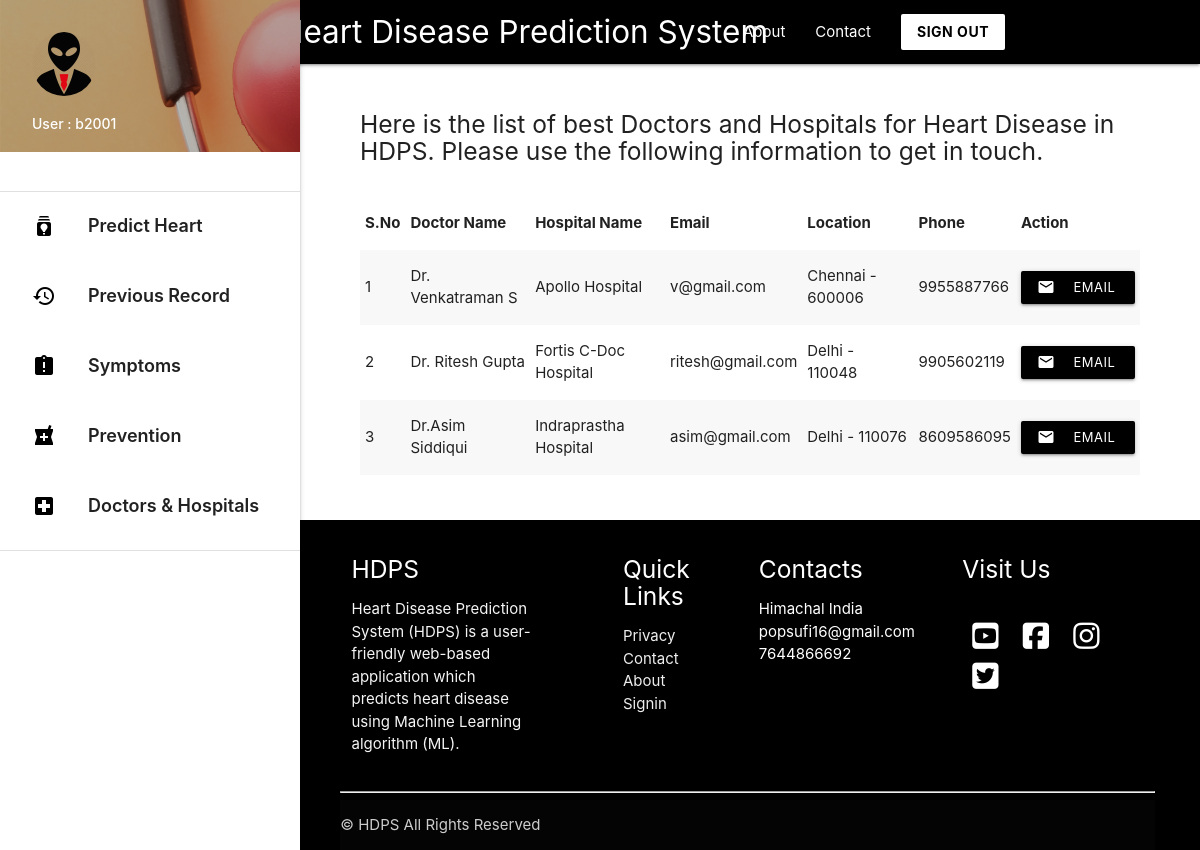
Page /doctorhospital (signed in) on the committed database.
### predictor/models.py (models this page shows)
class DoctorHospital(models.Model):
    doctor_name = models.CharField(max_length=25)
    hospital_name = models.CharField(max_length=25)
    email = models.EmailField()
    phone_no = models.IntegerField()
    Location = models.CharField(max_length=25)

### predictor/views.py (the view)
# urls.py: path('doctorhospital', views.doctorhospital , name='doctorhospital'),
def doctorhospital(request): # Displays list of doctors and hospitals for user
    if request.user.is_authenticated:
        datas = DoctorHospital.objects.all()
        return render(request , 'doctorshospitals.html',{'datas':datas})
    return render('/')

### templates/doctorshospitals.html (shortened to what this page needs)
{% extends 'base_layout2.html' %}
{% block content %}
<div class="con">
  <h5 > Here is the list of best Doctors and Hospitals for Heart Disease in HDPS. Please use the following information to get in touch.  </h5>
<br>
  <table class="striped">
   <thead>
     <tr>
         <th>S.No</th>
         <th>Doctor Name</th>
         <th>Hospital Name</th>
         <th>Email</th>
         <th>Location</th>
         <th>Phone</th>
         <th> Action</th>
     </tr>
   </thead>
   <tbody>
     {% for data in datas %}
     <tr>
       <td>{{ forloop.counter }}</td>
       <td>{{ data.doctor_name }}</td>
       <td>{{ data.hospital_name }}</td>
       <td>{{ data.email }}</td>
       <td>{{ data.Location }}</td>
       <td>{{ data.phone_no }}</td>
       <td>
         <a class="waves-effect waves-light btn-small black" href="https://mail.google.com/mail/?view=cm&fs=1&to={{ data.email }}" target="_blank"><i class="material-icons left">mail</i>Email Now</a>
      </td>
     </tr>
    {% endfor %}
   </tbody>
 </table>
<br> <br>
</div>
{% endblock %}

### templates/base_layout2.html (shortened to what this page needs)
{% load static %}
<!DOCTYPE html>
<html lang="en">
<head>
  <link href="{% static 'css/materialize.css' %}" type="text/css" rel="stylesheet" media="screen,projection"/>
  <link href="{% static 'css/style.css' %}" type="text/css" rel="stylesheet" media="screen,projection"/>
</head>
<body>
        <div class="navbar-fixed">
          <nav class="black">
            <div class="container">
              <div class="nav-wrapper">
                <a href="/" style="padding-left: 100px;"    class="brand-logo ">Heart Disease Prediction System</a>
                <ul class="right hide-on-med-and-down hover_backcolor">
                  <li><a href="{% url 'about' %}">About</a></li>
                  <li><a href="{% url 'contact' %}">Contact</a></li>
                  <a class=" white black-text waves-effect waves-dark btn  modal-trigger" href="/signout"><b>SIGN OUT </b></a>
                </ul>
              </div>
            </div>
          </nav>
        </div>
      <ul id="slide-out" class="sidenav sidenav-fixed">
        <li><div class="user-view">
          <div class="background">
            <img src="{% static 'img/about.png' %}">
          </div>
          <a href="#user"><img class="circle" src="{% static 'img/user.png' %}"></a>
          <a href="#name"><span class="white-text name">User : {{ request.user.username }} </span></a>
          <a href="#email"><span class="white-text email">{{ request.user.email }}</span></a>
        </div></li>
        <br>
        <li><div class="divider"></div></li>
        <li><a style="font-weight: 600; font-size: 18px; height: 70px; padding-top: 10px;" class="waves-effect hoverable" href="/"><i class="material-icons black-text">batch_prediction</i> Predict Heart Disease </a></li>
        <li><a style="font-weight: 600; font-size: 18px; height: 70px; padding-top: 10px;" class="waves-effect hoverable" href="{% url 'record' %}"><i class="material-icons black-text">history</i> Previous Record </a></li>
        <li><a style="font-weight: 600; font-size: 18px; height: 70px; padding-top: 10px;" class="waves-effect hoverable" href="{% url 'symptoms' %}"><i class="material-icons black-text" >assignment_late</i> Symptoms  </a></li>
        <li><a style="font-weight: 600; font-size: 18px; height: 70px; padding-top: 10px;" class="waves-effect hoverable" href="{% url 'prevention' %}"><i class="material-icons black-text">local_pharmacy</i> Prevention   </a></li>
        <li><a style="font-weight: 600; font-size: 18px; height: 70px; padding-top: 10px;" class="waves-effect hoverable" href="{% url 'doctorhospital' %}"><i class="material-icons black-text">local_hospital</i> Doctors & Hospitals   </a></li>
        <li><div class="divider"></div></li>
      </ul>
      <a href="#" data-target="slide-out" class="sidenav-trigger"><i class="material-icons">menu</i></a>
    {% block content %}
    {% endblock %}
            <section>
            <footer class=" hide-on-small-only black page-footer">
              <div class="" style=" width: 90%; margin: auto;">
                <div class="row">
                  <div class="col  s12 m6 l3 ">
                    <h5 class="white-text">HDPS</h5>
                    <p class="grey-text text-lighten-4">Heart Disease Prediction System (HDPS) is a user-friendly web-based application which predicts heart disease using
                        Machine Learning algorithm (ML). </p>
                  </div>
                  <div class="  col l2 m6 s12 offset-l1 ">
                    <h5 class="white-text">Quick Links</h5>
                    <ul>
                   <li><a class="grey-text text-lighten-3" href="#!">Privacy</a></li>
                      <li><a class="grey-text text-lighten-3" href="#!">Contact</a></li>
                      <li><a class="grey-text text-lighten-3" href="#!">About</a></li>
                      <li><a class="grey-text text-lighten-3" href="#!">Signin</a></li>
                    </ul>
                  </div>
                  <div class="col l2 m6 s12  ">
                      <h5 class="white-text">Contacts</h5>
                      <ul>
                      <li>Himachal India</li>
                      <li>popsufi16@gmail.com</li>
                      <li>7644866692</li>
                  </ul>
                  </div>
                  <div class=" col l3 m6 s12 offset-l1 ">
                      <h5 class="white-text">Visit Us</h5>
                      <br>
                      <a href="https://www.youtube.com/" target="_blank"> <i style="color: white; margin: 5px 10px;"  class="fab fa-youtube-square fa-2x"></i></a>
                  <a href="https://www.youtube.com/" target="_blank"> <i style="color: white; margin: 5px 10px;" class="fab fa-facebook-square fa-2x"></i></a>
                  <a href="https://www.youtube.com/" target="_blank"> <i style="color: white; margin: 5px 10px;" class="fab fa-instagram fa-2x"></i></a>
                  <a href="https://www.youtube.com/" target="_blank"> <i style="color: white; margin: 5px 10px;" class="fab fa-twitter-square fa-2x"></i> </a>
                  </div>
                </div>
                <hr>
              <div class="footer-copyright">
                ©  HDPS All Rights Reserved
              </div>
          </div>
            </footer>
          </section>
  </body>
</html>

### templates/doctorshospitals.html (style rules this page uses)
footer { padding-left: 295px; }
.con { padding-left: 390px; width: 90%; flex: 1 0 auto; }
body { display: flex; min-height: 100vh; flex-direction: column; }

### templates/base_layout2.html (style rules this page uses)
footer { padding-left: 295px; }
.con { padding-left: 360px; width: 95%; }

### rows in the picture
DoctorHospital: doctor_name "Dr. Venkatraman S", hospital_name "Apollo Hospital", email "v@gmail.com", Location "Chennai - 600006", phone_no "9955887766"
DoctorHospital: doctor_name "Dr. Ritesh Gupta", hospital_name "Fortis C-Doc Hospital", email "ritesh@gmail.com", Location "Delhi - 110048", phone_no "9905602119"
DoctorHospital: doctor_name "Dr.Asim Siddiqui", hospital_name "Indraprastha Hospital", email "asim@gmail.com", Location "Delhi - 110076", phone_no "8609586095"

### other values in the picture
{{ request.user.username }} "b2001"
